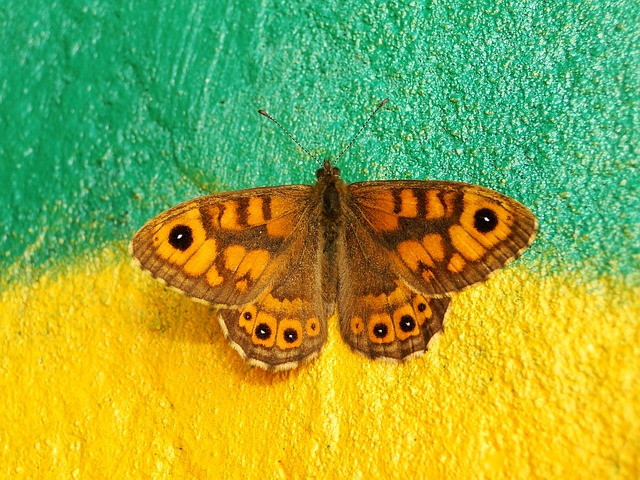
#> input picture animal-img/test/butterfly/ea36b00d2af2013ed1584d05fb1d4e9fe777ead218ac104497f5c97faee8b1b8_640.jpg, 640 x 480 px, given as the content of the folder train, which was not available
$ jupyter execute --allow-errors animal.ipynb   (text cells are left out)
#> lines starting #> are read from the running program, lines starting #| are printed output that depends on the picture; pictures that were not available may be replaced by others from this repository, and a replacement may not be noted
[cell 1]
import os
import numpy as np
from PIL import Image
from sklearn.neural_network import MLPClassifier
from sklearn.preprocessing import StandardScaler
from sklearn.metrics import confusion_matrix, ConfusionMatrixDisplay, accuracy_score
np.random.seed(0)

[cell 2]
# Read image files from directory
width = 32
height = 32

def read_imgs(path):
#> called with path = 'train'
    x, y = [], []
    targets = os.listdir(path)
    for target in targets:
        files = os.listdir(path + '/' + target)
        for file in files:
            img = Image.open(path + '/' + target + '/' + file)
#> img is the input picture: PIL image 640x480 RGB; mean R, G, B 144.8, 169.4, 64.3
            img = img.resize((width, height), Image.BILINEAR).convert('RGB')
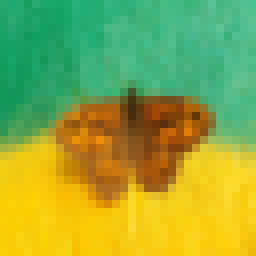
#> img: PIL image 32x32 RGB (shown 8 times larger); mean R, G, B 144.7, 169.4, 64.3
            img = np.array(img).flatten()
#> img = 3072 values, max 253 at index 2865, min 3 at index 2330, mean 126.1
            x.append(img)
            y.append(target)
    return np.array(x), y

[cell 3]
labels = ['butterfly', 'cat', 'chicken', 'cow', 'dog', 'elephant', 'horse', 'sheep', 'spider', 'squirrel']

train_x, train_y = read_imgs("train")
#> train_y = 1 item
test_x, test_y = read_imgs("test")
print(train_x.shape)
#| (1, 3072)

ss = StandardScaler()
train_x = ss.fit_transform(train_x)
test_x = ss.transform(test_x)

# convert string to number
#> (the rest of this cell did not finish here and is left out)

[cell 4]
clf = MLPClassifier(hidden_layer_sizes=(128, 32), activation='logistic', max_iter=3000, random_state=0)
clf.fit(train_x, train_y)

[cell 5]
pred_y = clf.predict(test_x)
acc = accuracy_score(test_y, pred_y)
print(acc)

[cell 6]
cm = confusion_matrix(test_y, pred_y)
disp = ConfusionMatrixDisplay(cm)
disp.plot()
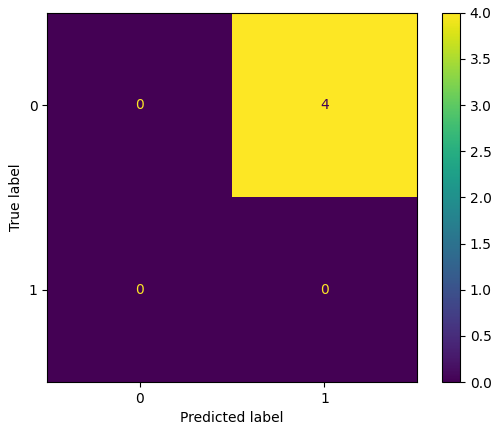
#> figure drawn by matplotlib, 2 panels

$ run again, on animal-img/test/butterfly/ea36b00d2dfd013ed1584d05fb1d4e9fe777ead218ac104497f5c97faeebb5bb_640.jpg
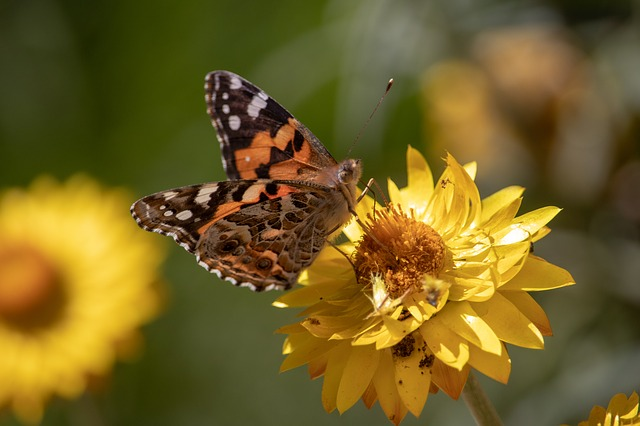
#> input picture animal-img/test/butterfly/ea36b00d2dfd013ed1584d05fb1d4e9fe777ead218ac104497f5c97faeebb5bb_640.jpg, 640 x 426 px, given as the content of the folder train, which was not available
#> in read_imgs, img is the input picture: PIL image 640x426 RGB; mean R, G, B 114, 96, 35.7
#> in read_imgs, `img = np.array(img).flatten()`: img = 3072 values, max 252 at index 1641, min 1 at index 20, mean 81.89
#> train_y = 1 item
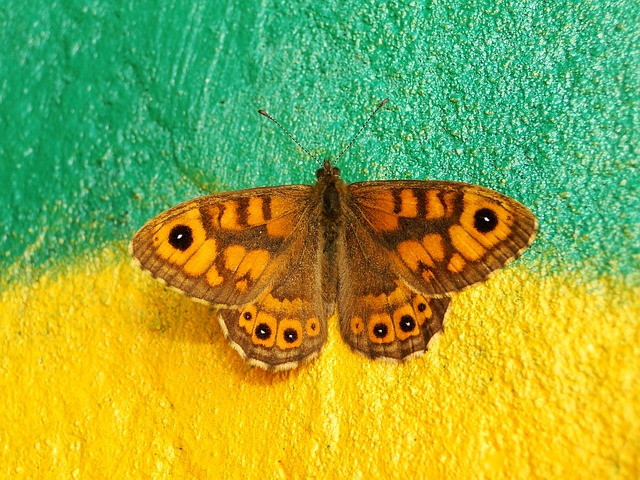
#> input picture animal-img/test/butterfly/ea36b00d2af2013ed1584d05fb1d4e9fe777ead218ac104497f5c97faee8b1b8_640.jpg, 640 x 480 px
#> in read_imgs, img is the input picture: PIL image 640x480 RGB; mean R, G, B 144.8, 169.4, 64.3
#> in read_imgs (call 2), `img = np.array(img).flatten()`: img = 3072 values, max 253 at index 2865, min 3 at index 2330, mean 126.1
#| (1, 3072)
#> `[cell 6] cm = confusion_matrix(test_y, pred_y) disp = ConfusionMatrixD..`:
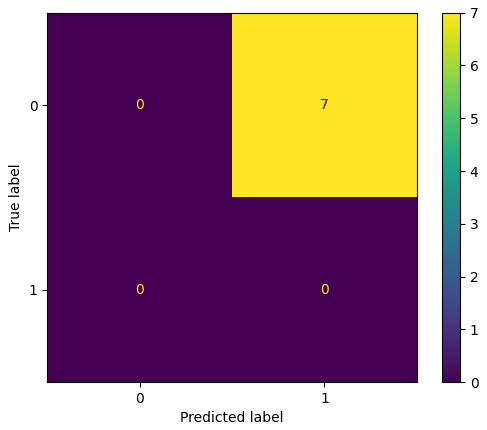
#> figure drawn by matplotlib, 2 panels

$ run again, on animal-img/test/butterfly/ea36b00f2ff3003ed1584d05fb1d4e9fe777ead218ac104497f5c97faeebb5bb_640.jpg
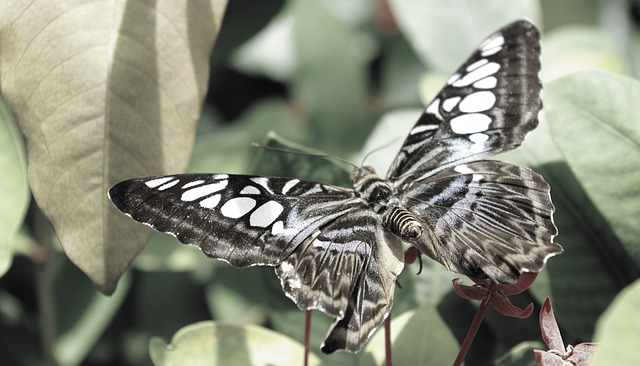
#> input picture animal-img/test/butterfly/ea36b00f2ff3003ed1584d05fb1d4e9fe777ead218ac104497f5c97faeebb5bb_640.jpg, 640 x 366 px, given as the content of the folder train, which was not available
#> in read_imgs, img is the input picture: PIL image 640x366 RGB; mean R, G, B 131.8, 134.8, 118.3
#> in read_imgs, `img = np.array(img).flatten()`: img = 3072 values, max 243 at index 2920, min 17 at index 708, mean 128.3
#> train_y = 1 item
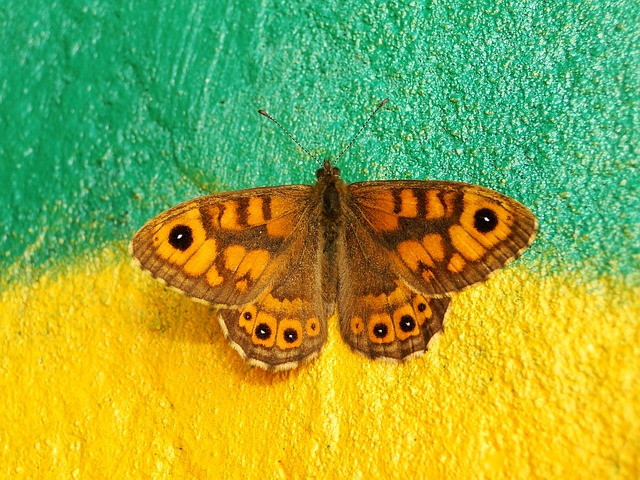
#> input picture animal-img/test/butterfly/ea36b00d2af2013ed1584d05fb1d4e9fe777ead218ac104497f5c97faee8b1b8_640.jpg, 640 x 480 px
#> in read_imgs, img is the input picture: PIL image 640x480 RGB; mean R, G, B 144.8, 169.4, 64.3
#> in read_imgs (call 2), `img = np.array(img).flatten()`: img = 3072 values, max 253 at index 2865, min 3 at index 2330, mean 126.1
#| (1, 3072)
#> `[cell 6] cm = confusion_matrix(test_y, pred_y) disp = ConfusionMatrixD..`:
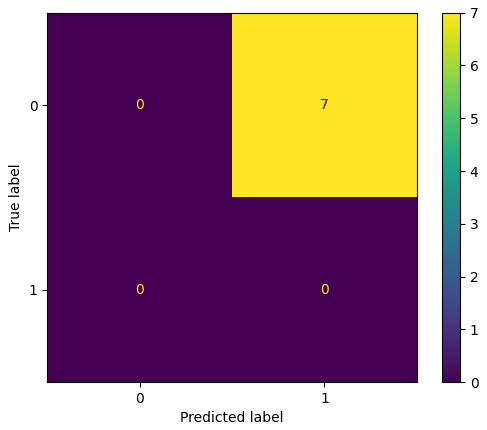
#> figure drawn by matplotlib, 2 panels

$ run again, on animal-img/test/butterfly/ea36b10a2df5093ed1584d05fb1d4e9fe777ead218ac104497f5c97faeebb5bb_640.jpg
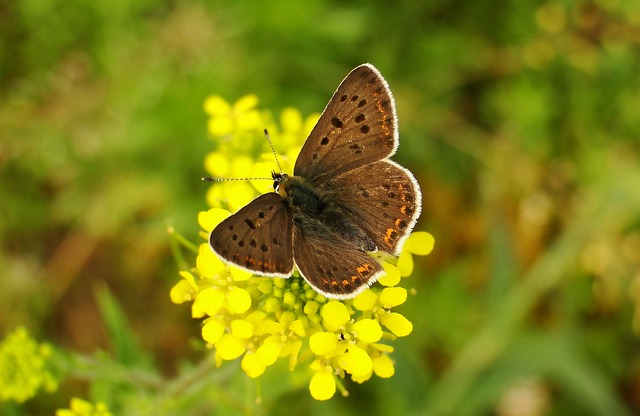
#> input picture animal-img/test/butterfly/ea36b10a2df5093ed1584d05fb1d4e9fe777ead218ac104497f5c97faeebb5bb_640.jpg, 640 x 416 px, given as the content of the folder train, which was not available
#> in read_imgs, img is the input picture: PIL image 640x416 RGB; mean R, G, B 126.1, 126.7, 19.8
#> in read_imgs, `img = np.array(img).flatten()`: img = 3072 values, max 247 at index 2529, min 1 at index 71, mean 90.85
#> train_y = 1 item
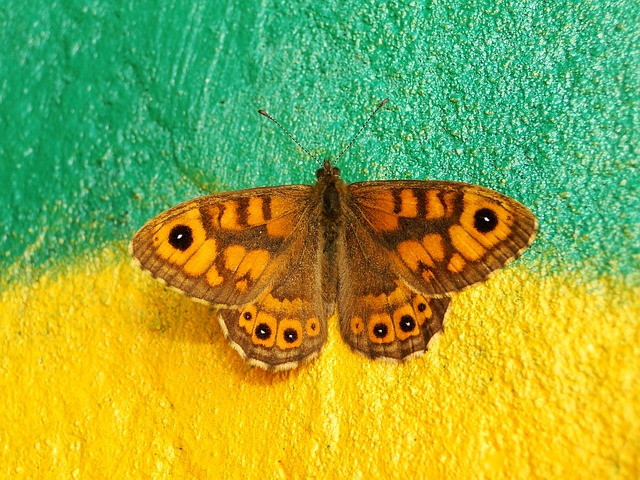
#> input picture animal-img/test/butterfly/ea36b00d2af2013ed1584d05fb1d4e9fe777ead218ac104497f5c97faee8b1b8_640.jpg, 640 x 480 px
#> in read_imgs, img is the input picture: PIL image 640x480 RGB; mean R, G, B 144.8, 169.4, 64.3
#> in read_imgs (call 2), `img = np.array(img).flatten()`: img = 3072 values, max 253 at index 2865, min 3 at index 2330, mean 126.1
#| (1, 3072)
#> `[cell 6] cm = confusion_matrix(test_y, pred_y) disp = ConfusionMatrixD..`:
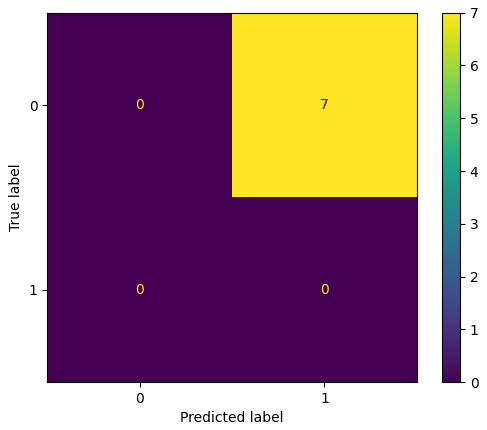
#> figure drawn by matplotlib, 2 panels
